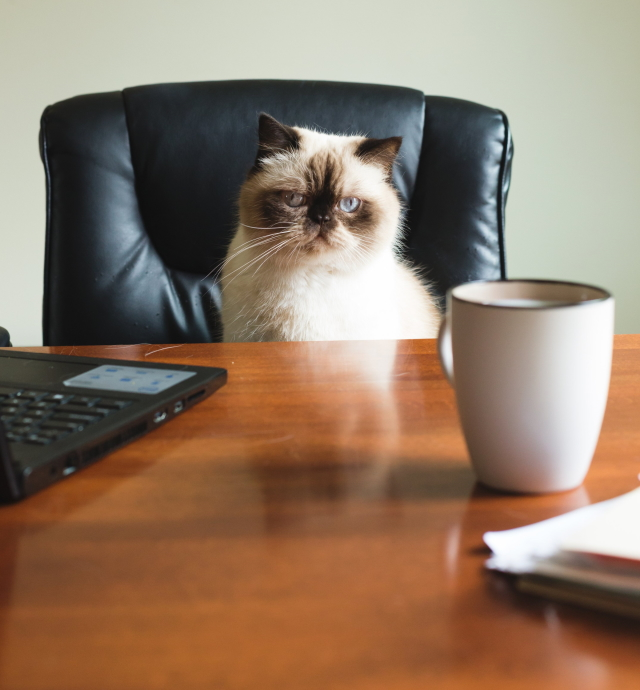
#> input picture projects/ab16m/week10/photos/cat.jpg, 640 x 690 px, found by its file name
$ jupyter execute --allow-errors week10.ipynb
#> lines starting #> are read from the running program, lines starting #| are printed output that depends on the picture
[cell 1]
import cv2 as cv
import numpy as np
import os as os
from matplotlib import pyplot as plt

[cell 2]
def get_requirements():
    print("OpenCV - computer vision library")
    print("\nImage proccessing and manipulation")
    print("\nImport libraries")
    print("\nResearch how to install missing packages")
    print("\nCreate at least 3 functions that are called by program")
    print("\nMain(): calls at least 2 functions")
    print("\nGet requirements displays requirements")
    print("\nopencv() siaplsy the following data")
    print("\nUse provided media files")
    print("\nWhen running program")
    print("\nDocumnet issues")
    print("\nDocument solutions")

[cell 3]
img_cat = cv.imread('cat.jpg')
#> img_cat is the input picture: shape (690, 640, 3); mean B, G, R 103.1, 122, 144.9

dimensions = img_cat.shape
#> dimensions = (690, 640, 3)

height = img_cat.shape[0]
#> height = 690
width = img_cat.shape[1]
#> width = 640
channels = img_cat.shape[2]
#> channels = 3

print("\nMetadata (Note: Number of Channels (3) represent RGB channels.):")
print("Dimensions: ", dimensions)
#| Dimensions:  (690, 640, 3)
print("Height: ", height)
#| Height:  690
print("Width: ", width)
#| Width:  640
print("Channels: ", channels)
#| Channels:  3

plt.title('cat - BGR', fontweight = "bold")
plt.imshow(img_cat)
plt.show()

plt.title('cat - BGR', fontweight = "bold")
plt.imshow(cv.cvtColor(img_cat, cv.COLOR_BGR2RGB))
plt.show()

[cell 4]
img1 = cv.imread('cat.jpg')
img2 = cv.imread('cat.jpg')

NUM_ROWS = 1
IMGs_IN_ROW = 2
f, ax = plt.subplots(NUM_ROWS, IMGs_IN_ROW, figsize=(16,6))

ax[0].imshow(img1)
ax[1].imshow(img2)
ax[1].imshow(cv.cvtColor(img2, cv.COLOR_BGR2RGB))

ax[0].set_title('Blue cat')
ax[1].set_title('Happy cat -- or, maybe not!')

title = ('Side-by-Side Image Views - BETTER!')
f.suptitle(title, fontsize=16)
plt.tight_layout()
plt.show()
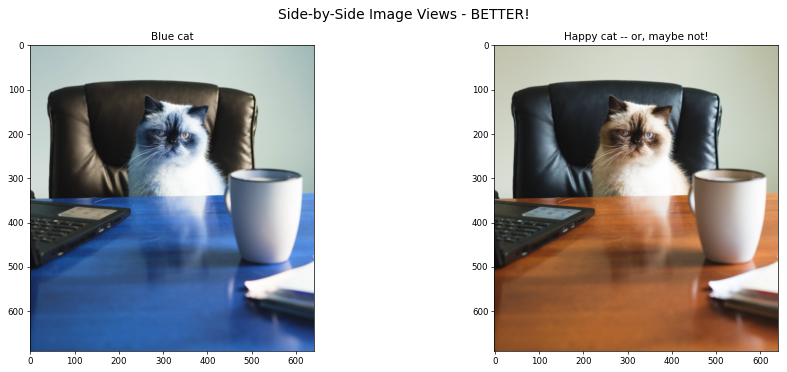
#> figure drawn by matplotlib, 2 panels; B, G, R data is drawn as R, G, B

[cell 5]
img1 = plt.imread('cat.jpg')
img2 = plt.imread('cat.jpg')

NUM_ROWS = 1
IMGs_IN_ROW = 2
f, ax = plt.subplots(NUM_ROWS, IMGs_IN_ROW, figsize=(16, 6))

ax[0].imshow(img1)
ax[1].imshow(img2)

ax[0].set_title('NO Blue cat')
ax[1].set_title('Happy cat -- or, maybe not!')

title = ('Side-by-Side Image Views - BETTER!')
f.suptitle(title, fontsize=16)
plt.tight_layout()
plt.show()
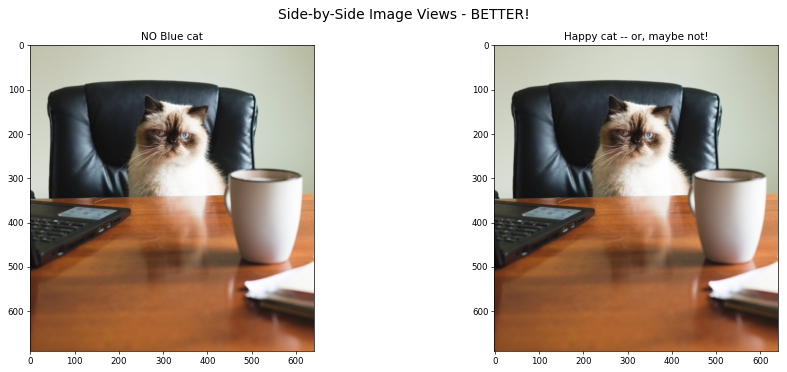
#> figure drawn by matplotlib, 2 panels

[cell 6]
img_cat_large = cv.imread('cat.jpg')

plt.title('Large cat - Note: pixel dimensions', fontweight = "bold")
plt.imshow(cv.cvtColor(img_cat_large, cv.COLOR_BGR2RGB))
plt.show()

#> (the rest of this cell did not finish here and is left out)

[cell 7]
height = 480
width = 640
num_colors = 3

blank_image = np.zeros((height, width, num_colors), dtype='uint8')
plt.title('Blank Image', fontweight="bold")
plt.imshow(blank_image)
plt.show()

blank_image[:] = 255, 0, 0
plt.title('Blue Image', fontweight="bold")
plt.imshow(blank_image)
plt.show()
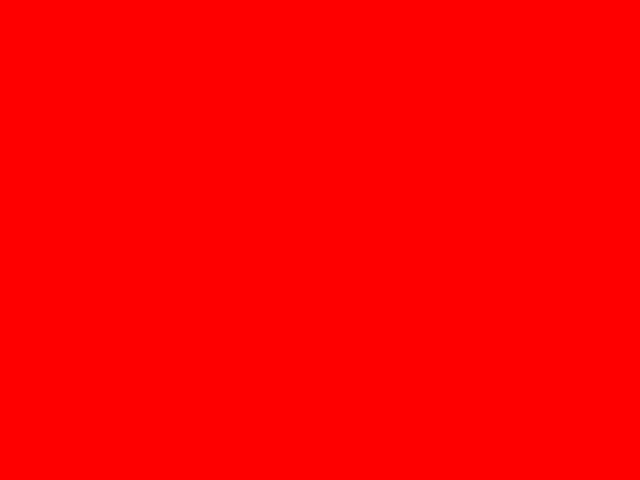
#> shown: shape (480, 640, 3); mean R, G, B 255, 0, 0

blank_image[100:200, 300:400] = 0, 0, 255
plt.title('Blue w/ Red Square', fontweight="bold")
plt.imshow(blank_image)
plt.show()
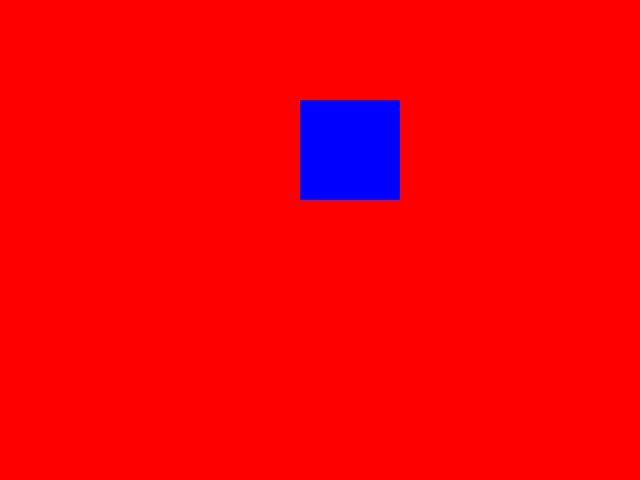
#> shown: shape (480, 640, 3); mean R, G, B 246.7, 0, 8.3

cv.rectangle(blank_image, (0, 0), (200, 200), (0, 255, 0), thickness = 2)
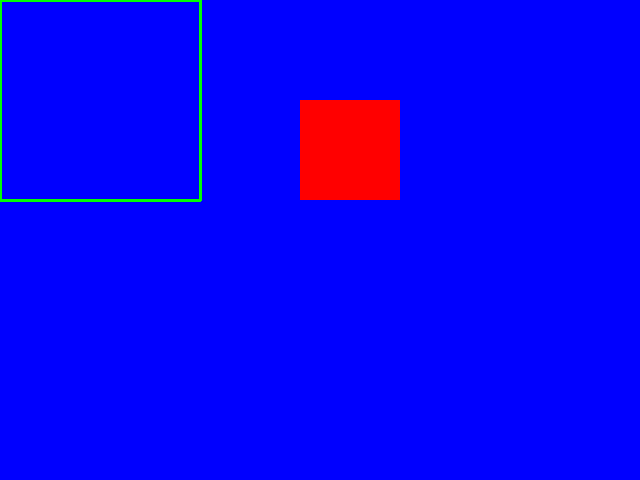
#> blank_image: shape (480, 640, 3); mean of channels 0, 1, 2 245, 1.7, 8.3; drawn as B, G, R
plt.title('Rectangle', fontweight="bold")
plt.show()

cv.rectangle(blank_image, (0, 0), (200, 200), (0, 255, 0), thickness = cv.FILLED)
plt.title('Rectangle Filled', fontweight="bold")
plt.imshow(blank_image)
plt.show()

cv.rectangle(blank_image, (0, 0), (blank_image.shape[1] // 4, blank_image.shape[0] // 4),
                (255, 255, 255), thickness = -1)
plt.title('Rectangle Filled Ratio', fontweight="bold")
plt.imshow(blank_image)
plt.show()

cv.circle(blank_image, (blank_image.shape[1] // 2, blank_image.shape[0] // 2), 30,
            (0, 0, 0), thickness = 3)
plt.title('Circle', fontweight="bold")
plt.imshow(blank_image)
plt.show()

cv.line(blank_image, (blank_image.shape[1], blank_image.shape[0]), (blank_image.shape[1] // 2, blank_image.shape[0] // 2),
            (255, 255, 255), thickness = 1)
plt.title('Line', fontweight="bold")
plt.imshow(blank_image)
plt.show()

cv.putText(blank_image, 'Hello World!',
            (blank_image.shape[1] // 2, blank_image.shape[0] // 2), cv.FONT_HERSHEY_SCRIPT_COMPLEX, 1.5, (0, 255, 0), thickness = 2)
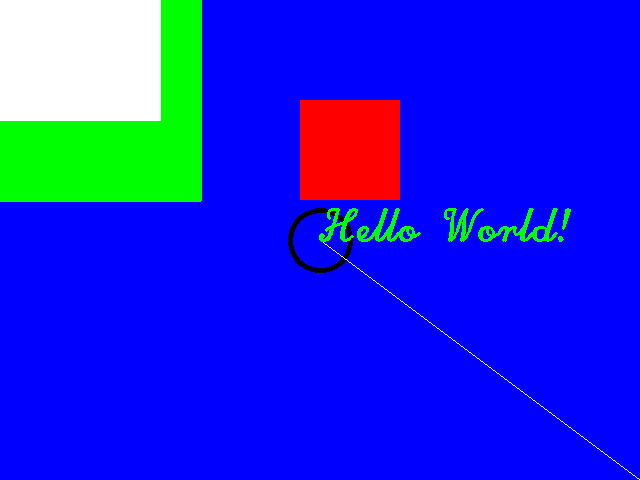
#> blank_image: shape (480, 640, 3); mean of channels 0, 1, 2 226.1, 36.3, 24.7; drawn as B, G, R
plt.title('Text', fontweight="bold")
plt.imshow(blank_image)
plt.show()
